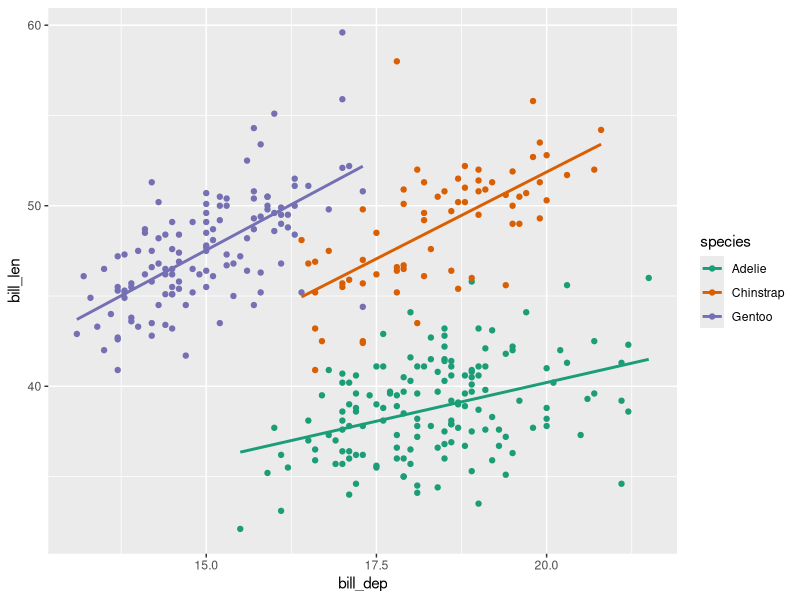
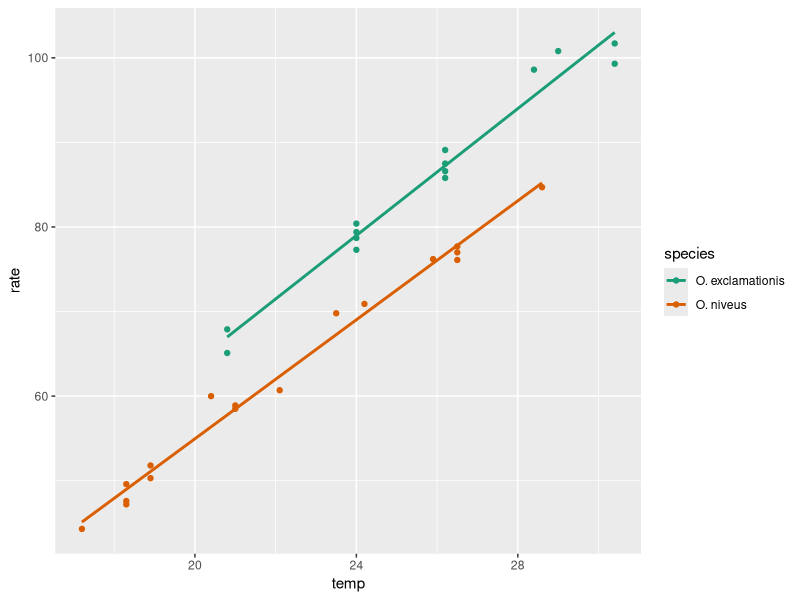

The R source for these figures, in order:
## ---- chunk 1
#| label: setup
#| message: false

library(tidyverse)
## ---- chunk 2
ggplot(penguins, aes(x = bill_dep,
                     y = bill_len,
                     color = species)) +
  geom_point() +
  geom_smooth(method = "lm",
              se = FALSE) +
  scale_color_brewer(palette = "Dark2")
## ---- chunk 3
model_par <- lm(bill_len ~ bill_dep + species,
                data = penguins)
summary(model_par)
## ---- chunk 4
library(modeldata)
glimpse(crickets)

ggplot(crickets, aes(x = temp,
                     y = rate,
                     color = species)) +
  geom_point() +
  geom_smooth(method = "lm",
              se = FALSE) +
  scale_color_brewer(palette = "Dark2")

model_sm <- lm(rate ~ temp + species,
               data = crickets)
summary(model_sm)
## ---- chunk 5
model_lg <- lm(rate ~ temp * species,
               data = crickets)
summary(model_lg)
